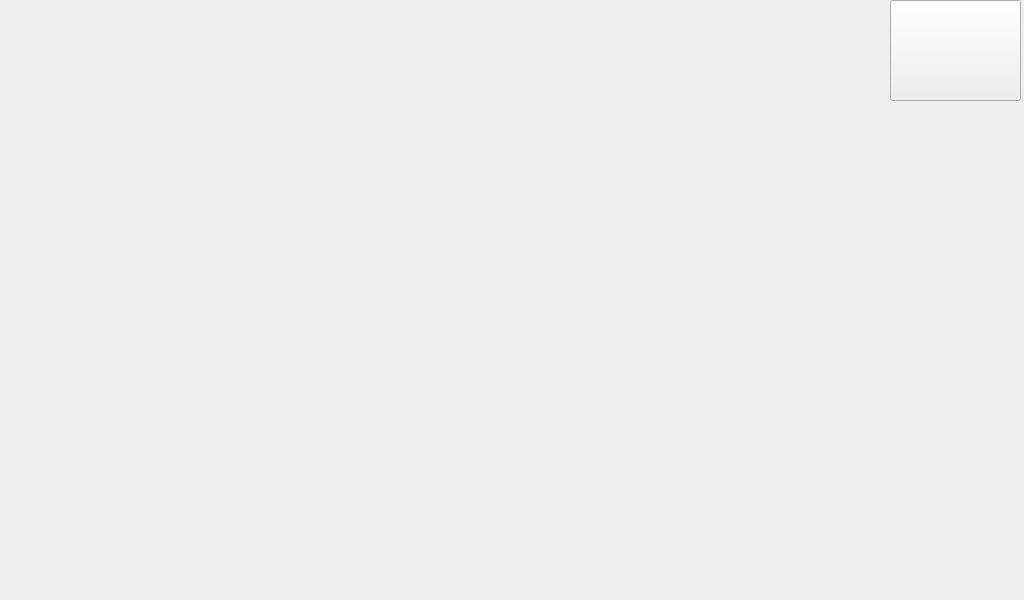
<?xml version="1.0" encoding="UTF-8"?>
<ui version="4.0">
 <class>DetaInfo</class>
 <widget class="QWidget" name="DetaInfo">
  <property name="geometry">
   <rect>
    <x>0</x>
    <y>0</y>
    <width>1024</width>
    <height>600</height>
   </rect>
  </property>
  <property name="windowTitle">
   <string>Form</string>
  </property>
  <widget class="QPushButton" name="pushButton_close">
   <property name="geometry">
    <rect>
     <x>890</x>
     <y>0</y>
     <width>131</width>
     <height>101</height>
    </rect>
   </property>
   <property name="text">
    <string/>
   </property>
  </widget>
  <widget class="QLabel" name="label_background">
   <property name="geometry">
    <rect>
     <x>0</x>
     <y>0</y>
     <width>1024</width>
     <height>600</height>
    </rect>
   </property>
   <property name="styleSheet">
    <string notr="true">border-image: url(:/images出行助手/交通.png);</string>
   </property>
   <property name="text">
    <string/>
   </property>
  </widget>
  <widget class="QLabel" name="label_city">
   <property name="geometry">
    <rect>
     <x>180</x>
     <y>20</y>
     <width>51</width>
     <height>51</height>
    </rect>
   </property>
   <property name="styleSheet">
    <string notr="true">color: rgb(206, 255, 253);
font: 12pt &quot;Source Code Pro&quot;;</string>
   </property>
   <property name="text">
    <string/>
   </property>
  </widget>
  <widget class="QLabel" name="label_category">
   <property name="geometry">
    <rect>
     <x>420</x>
     <y>240</y>
     <width>191</width>
     <height>101</height>
    </rect>
   </property>
   <property name="styleSheet">
    <string notr="true">color: rgb(255, 255, 255);
font: 23pt &quot;Source Code Pro&quot;;</string>
   </property>
   <property name="text">
    <string/>
   </property>
  </widget>
  <widget class="QLabel" name="label_text">
   <property name="geometry">
    <rect>
     <x>130</x>
     <y>510</y>
     <width>751</width>
     <height>71</height>
    </rect>
   </property>
   <property name="styleSheet">
    <string notr="true">color: rgb(206, 255, 253);
font: 12pt &quot;Source Code Pro&quot;;</string>
   </property>
   <property name="text">
    <string/>
   </property>
   <property name="wordWrap">
    <bool>true</bool>
   </property>
  </widget>
  <widget class="QLabel" name="label">
   <property name="geometry">
    <rect>
     <x>0</x>
     <y>0</y>
     <width>1024</width>
     <height>600</height>
    </rect>
   </property>
   <property name="text">
    <string/>
   </property>
  </widget>
  <zorder>label</zorder>
  <zorder>label_background</zorder>
  <zorder>pushButton_close</zorder>
  <zorder>label_city</zorder>
  <zorder>label_category</zorder>
  <zorder>label_text</zorder>
 </widget>
 <resources/>
 <connections/>
</ui>
